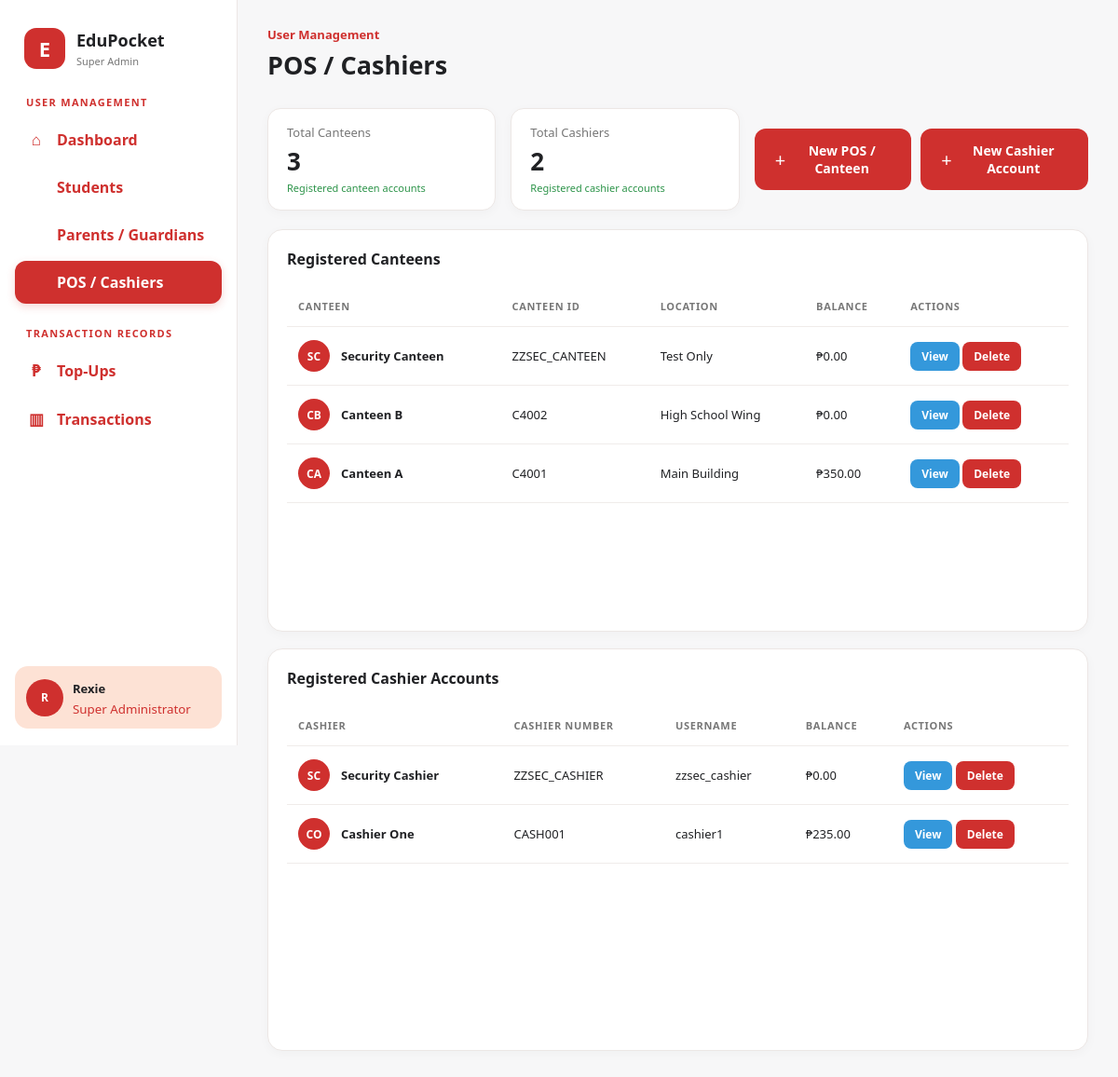
/school-superadmin/pos_cashiers.php, run on the app's committed database.
### tables this page shows
CREATE TABLE `canteens` (
  `canteen_id` varchar(20) NOT NULL,
  `Fname` varchar(100) NOT NULL,
  `Password` varchar(255) NOT NULL,
  `pin` varchar(255) DEFAULT NULL,
  `location` varchar(255) DEFAULT NULL,
  `balance` decimal(10,2) NOT NULL DEFAULT 0.00,
  `profile_photo` varchar(255) DEFAULT NULL
);

CREATE TABLE `cashiers` (
  `cashier_id` varchar(20) NOT NULL,
  `Fname` varchar(100) NOT NULL,
  `username` varchar(50) NOT NULL,
  `password` varchar(255) NOT NULL,
  `pin` varchar(255) DEFAULT NULL,
  `canteen_id` varchar(20) DEFAULT NULL,
  `balance` decimal(10,2) NOT NULL DEFAULT 0.00,
  `profile_photo` varchar(255) DEFAULT NULL
);

### school-superadmin/pos_cashiers.php (the view, shortened to what the rows shown need)
<?php
require_once "db.php";
$canteensQuery = "
    SELECT
        canteen_id,
        Fname,
        location,
        balance
    FROM canteens
    ORDER BY canteen_id DESC
";
$canteensResult = $conn->query($canteensQuery);
$cashiersQuery = "
    SELECT
        cashier_id,
        Fname,
        username,
        canteen_id,
        balance,
        profile_photo
    FROM cashiers
    ORDER BY cashier_id DESC
";
$cashiersResult = $conn->query($cashiersQuery);
?>
<!DOCTYPE html>
<html lang="en">
<head>
    <link
        rel="stylesheet"
        href="style.css?v=<?php echo time(); ?>"
    >
</head>
<body>
<div class="app">
    <main>
        <div class="topbar">
            <div>
                <h1>
                    POS / Cashiers
                </h1>
            </div>
        </div>
        <section class="card table-card">
            <div class="card-header">
                <h2>
                    Registered Canteens
                </h2>
            </div>
            <div class="table-wrapper">
                <table>
                    <thead>
                        <tr>
                            <th>
                                Canteen
                            </th>
                            <th>
                                Canteen ID
                            </th>
                            <th>
                                Location
                            </th>
                            <th>
                                Balance
                            </th>
                            <th class="actions-header">
                                Actions
                            </th>
                        </tr>
                    </thead>
                    <tbody>
                    <?php
                    if ($canteensResult->num_rows > 0) {
                        while (
                            $canteen =
                            $canteensResult->fetch_assoc()
                        ) {
                            $canteenName =
                                $canteen["Fname"];
                            $canteenID =
                                $canteen["canteen_id"];
                            $location =
                                $canteen["location"];
                            $balance =
                                $canteen["balance"];
                            $words = explode(
                                " ",
                                trim($canteenName)
                            );
                            $initials = "";
                            foreach (
                                $words
                                as $word
                            ) {
                                if (!empty($word)) {
                                    $initials .=
                                        strtoupper(
                                            substr(
                                                $word,
                                                0,
                                                1
                                            )
                                        );
                                }
                            }
                            $initials =
                                substr(
                                    $initials,
                                    0,
                                    2
                                );
                    ?>
                        <tr>
                            <td>
                                <div class="user-cell">
                                    <div class="avatar">
                                        <?php
                                        echo htmlspecialchars(
                                            $initials
                                        );
                                        ?>
                                    </div>
                                    <div>
                                        <strong>
                                            <?php
                                            echo htmlspecialchars(
                                                $canteenName
                                            );
                                            ?>
                                        </strong>
                                    </div>
                                </div>
                            </td>
                            <td>
                                <?php
                                echo htmlspecialchars(
                                    $canteenID
                                );
                                ?>
                            </td>
                            <td>
                                <?php
                                echo !empty($location)
                                    ? htmlspecialchars($location)
                                    : "—";
                                ?>
                            </td>
                            <td>
                                ₱<?php
                                echo number_format(
                                    (float)$balance,
                                    2
                                );
                                ?>
                            </td>
                            <td>
                                <div class="action-buttons">
                                    <button
                                        type="button"
                                        class="view-btn"
                                        onclick="viewCanteen('<?php echo htmlspecialchars($canteenID, ENT_QUOTES); ?>')"
                                    >
                                        View
                                    </button>
                                    <button
                                        type="button"
                                        class="delete-btn"
                                        onclick="deleteCanteen('<?php echo htmlspecialchars($canteenID, ENT_QUOTES); ?>')"
                                    >
                                        Delete
                                    </button>
                                </div>
                            </td>
                        </tr>
                    <?php
                        }
                    }
                    ?>
                    </tbody>
                </table>
            </div>
        </section>
        <section class="card table-card">
            <div class="card-header">
                <h2>
                    Registered Cashier Accounts
                </h2>
            </div>
            <div class="table-wrapper">
                <table>
                    <thead>
                        <tr>
                            <th>
                                Cashier
                            </th>
                            <th>
                                Cashier Number
                            </th>
                            <th>
                                Username
                            </th>
                            <th>
                                Balance
                            </th>
                            <th class="actions-header">
                                Actions
                            </th>
                        </tr>
                    </thead>
                    <tbody id="usersTable">
                    <?php
                    if ($cashiersResult->num_rows > 0) {
                        while (
                            $cashier =
                            $cashiersResult->fetch_assoc()
                        ) {
                            $name =
                                $cashier["Fname"];
                            $cashierID =
                                $cashier["cashier_id"];
                            $username =
                                $cashier["username"];
                            $balance =
                                $cashier["balance"];
                            $profilePhoto =
                                $cashier["profile_photo"];
                            $words = explode(
                                " ",
                                trim($name)
                            );
                            $initials = "";
                            foreach (
                                $words
                                as $word
                            ) {
                                if (!empty($word)) {
                                    $initials .=
                                        strtoupper(
                                            substr(
                                                $word,
                                                0,
                                                1
                                            )
                                        );
                                }
                            }
                            $initials =
                                substr(
                                    $initials,
                                    0,
                                    2
                                );
                    ?>
                        <tr>
                            <td>
                                <div class="user-cell">
                                    <?php
                                    if (
                                        !empty($profilePhoto)
                                    ):
                                    ?>
                                        <div class="avatar">
                                            <img
                                                src="<?php echo htmlspecialchars($profilePhoto); ?>"
                                                alt="Profile"
                                                style="
                                                    width:100%;
                                                    height:100%;
                                                    object-fit:cover;
                                                    border-radius:50%;
                                                "
                                            >
                                        </div>
                                    <?php
                                    else:
                                    ?>
                                        <div class="avatar">
                                            <?php
                                            echo htmlspecialchars(
                                                $initials
                                            );
                                            ?>
                                        </div>
                                    <?php
                                    endif;
                                    ?>
                                    <div>
                                        <strong>
                                            <?php
                                            echo htmlspecialchars(
                                                $name
                                            );
                                            ?>
                                        </strong>
                                    </div>
                                </div>
                            </td>
                            <td>
                                <?php
                                echo htmlspecialchars(
                                    $cashierID
                                );
                                ?>
                            </td>
                            <td>
                                <?php
                                echo !empty($username)
                                    ? htmlspecialchars($username)
                                    : "—";
                                ?>
                            </td>
                            <td>
                                ₱<?php
                                echo number_format(
                                    (float)$balance,
                                    2
                                );
                                ?>
                            </td>
                            <td>
                                <div class="action-buttons">
                                    <button
                                        type="button"
                                        class="view-btn"
                                        onclick="viewCashier('<?php echo htmlspecialchars($cashierID, ENT_QUOTES); ?>')"
                                    >
                                        View
                                    </button>
                                    <button
                                        type="button"
                                        class="delete-btn"
                                        onclick="deleteCashier('<?php echo htmlspecialchars($cashierID, ENT_QUOTES); ?>')"
                                    >
                                        Delete
                                    </button>
                                </div>
                            </td>
                        </tr>
                    <?php
                        }
                    }
                    ?>
                    </tbody>
                </table>
            </div>
        </section>
    </main>
</div>
</body>
</html>

### data on the page
canteens: initials "SC", Fname "Security Canteen", canteen_id "ZZSEC_CANTEEN", location "Test Only", balance "0.00"
canteens: initials "CB", Fname "Canteen B", canteen_id "C4002", location "High School Wing", balance "0.00"
canteens: initials "CA", Fname "Canteen A", canteen_id "C4001", location "Main Building", balance "350.00"
cashiers: initials "SC", Fname "Security Cashier", cashier_id "ZZSEC_CASHIER", username "zzsec_cashier", balance "0.00"
cashiers: initials "CO", Fname "Cashier One", cashier_id "CASH001", username "cashier1", balance "235.00"

### other printed values
$totalCanteens "3"
$totalCashiers "2"
